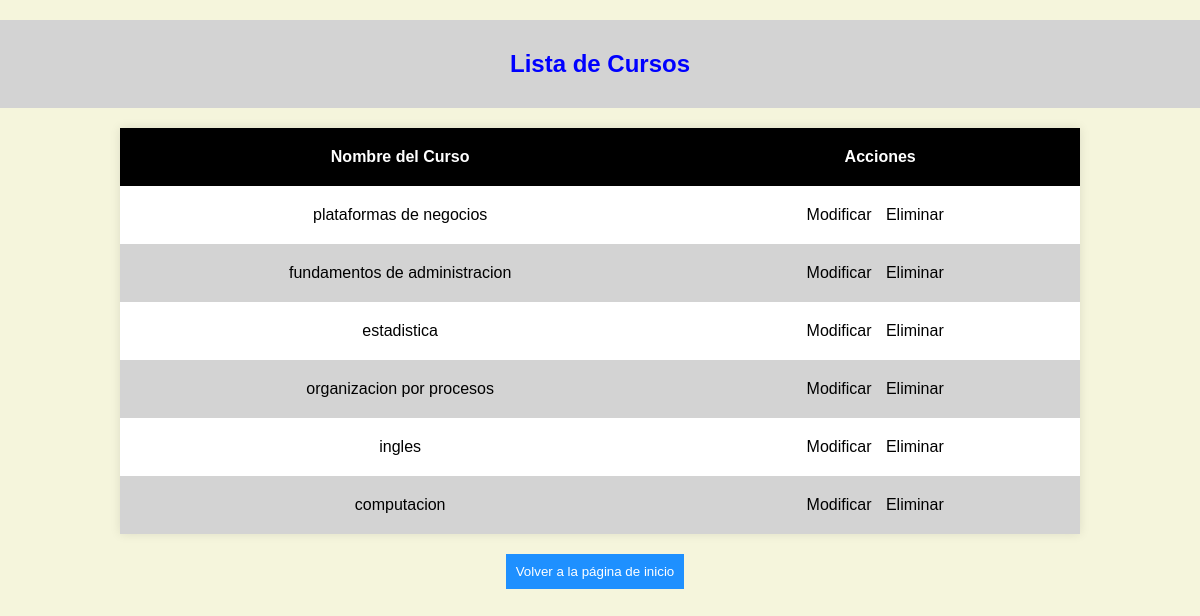
/lista_cursos/, run on the app's committed database.
### estudiantes/models.py (models this page shows, shortened)
class Curso(models.Model):
    nombre = models.CharField(max_length=100)
    @classmethod
    def ver_todos(cls):
        return cls.objects.all()

### estudiantes/views.py (the view)
# urls.py: path('lista_cursos/', lista_cursos, name='lista_cursos'),
def lista_cursos(request):
    cursos = Curso.ver_todos()
    return render(request, 'lista_cursos.html', {'cursos': cursos})

### estudiantes/templates/lista_cursos.html (shortened to what this page needs)
<!DOCTYPE html>
<html lang="en">
<head>
</head>
<body>
    <h2>Lista de Cursos</h2>
    <table>
        <thead>
            <tr>
                <th>Nombre del Curso</th>
                <th>Acciones</th>
            </tr>
        </thead>
        <tbody>
            {% for curso in cursos %}
                <tr>
                    <td>{{ curso.nombre }}</td>
                    <td>
                        <a href="{% url 'modificar_curso' curso.id %}">Modificar</a>
                        <a href="{% url 'eliminar_curso' curso.id %}">Eliminar</a>
                    </td>
                </tr>
            {% endfor %}
        </tbody>
    </table>
     <a href="{% url 'inicio' %}">
        <button>Volver a la página de inicio</button></a>
</body>
</html>

### estudiantes/templates/lista_cursos.html (style rules this page uses)
body { font-family: 'Arial', sans-serif; background-color: beige; text-align: center; margin: 0; padding: 0; }
h2 { background-color: lightgray; color: blue; padding: 30px; }
table { width: 80%; margin: 20px auto; border-collapse: collapse; background-color: white; box-shadow: 0 0 10px rgba(0, 0, 0, 0.1); }
th, td { padding: 20px; }
th { background-color: black; color: white; }
tr:nth-child(even) { background-color: lightgray; }
a { text-decoration: none; color: black; margin-right: 10px; }
button { background-color: DodgerBlue; color: white; padding: 10px; border: none; cursor: pointer; }

### data on the page
Curso: nombre "plataformas de negocios"
Curso: nombre "fundamentos de administracion"
Curso: nombre "estadistica"
Curso: nombre "organizacion por procesos"
Curso: nombre "ingles"
Curso: nombre "computacion"
